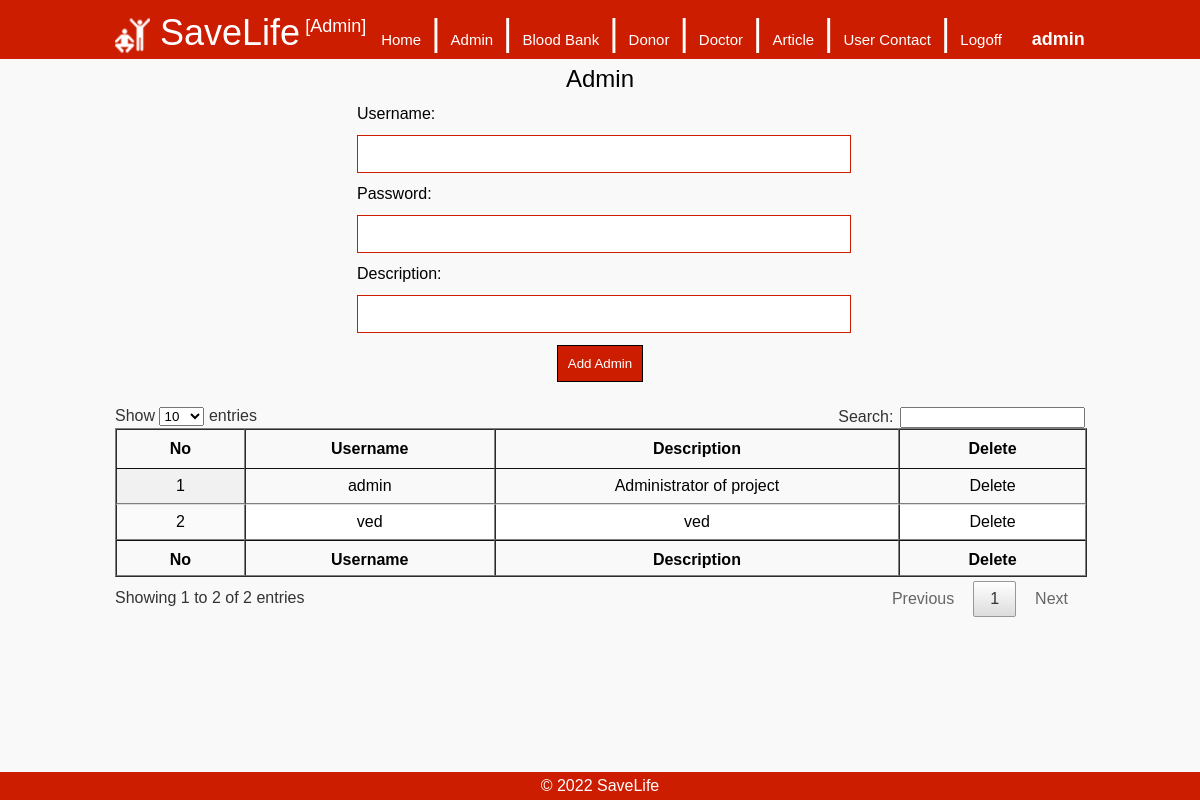
The app's page /admin/admin.php (signed in) with its own data.
### tables this page shows
CREATE TABLE `admin_master` (
  `ID` int(3) NOT NULL,
  `Username` varchar(30) NOT NULL,
  `Password` varchar(30) NOT NULL,
  `Description` varchar(100) NOT NULL
);

### admin/admin.php (the view, shortened to what this page needs)
<?php
	include("../includes/db.php");
?>
<!DOCTYPE html>
<html lang="en">
<head>
<?php
		include('includes/css_js.php');
?>
</head>
<body>
<div class="container">
    <?php
		include('includes/header.php');
	?>
    <div class="main">
	<div class="head">Admin</div>
    <form name="f1" method="post">
        <table border="0px" cellpadding="5px" align="center" width="500px">
        	<tr><td>Username:</td></tr>
			<tr><td><input class="txt" type="text" name="username" maxlength="30" required /></td></tr>
            <tr><td>Password:</td></tr>
			<tr><td><input class="txt" type="password" name="password" maxlength="30" required /></td></tr>
            <tr><td>Description:</td></tr>
            <tr><td><input class="txt" type="text" name="description" maxlength="100" required /></td></tr>
            <tr><td align="center"><input class="btn" type="submit" value="Add Admin" /></td></tr>
		</table>
	</form>
    <br>
    <?php
		$query = "select * from admin_master";
		$result = $con->query($query);
		if($result->num_rows>0)
		{
			$no = 0;
			$tbl = '<table id="search_result" class="display" width="100%" border="1px" cellspacing="0px" cellpadding="5px">';
			$tbl .= '<thead><tr><th>No</th><th>Username</th><th>Description</th><th>Delete</th></tr></thead>';
			$tbl .= '<tfoot><tr><th>No</th><th>Username</th><th>Description</th><th>Delete</th></tr></tfoot><tbody>';
			while($row = $result->fetch_row())
			{
				$no++;
				$tbl .= '<tr align="center">';
				$tbl .= '<td>' . $no . '</td>';
				$tbl .= '<td>' . $row[1] . '</td>';
				$tbl .= '<td>' . $row[3] . '</td>';
				$tbl .= '<td><a href="delete_admin.php?id=' . $row[0] . '">Delete</a></td>';
				$tbl .= '</tr>';
			}
			$tbl .= '</table>';
			echo $tbl;
		}
		else
		{
			echo "<center>No Storage</center>";
		}
	?>
    </div>
    <?php
		include('includes/footer.php');
	?>
</div>
</body>
</html>

### css/style.css (style rules this page uses)
body { margin:0px; background-color:#f9f9f9; font-family: Arial, Helvetica, sans-serif; }
a { color:#000; text-decoration:none; }
.container { width:100%; margin-top:55px; }
.main { padding:5px; margin:auto; width:970px; margin-bottom:50px; }
.head { font-size:24px; text-align:center; padding:5px; }
.txt { width:100%; height:30px; border:solid 1px #CC1D00; padding:3px; }
.btn { background-color:#CC1D00; color:#FFF; border:solid 1px #000; padding:10px 10px 10px 10px; }

### records on screen
admin_master: Username "admin", Description "Administrator of project"
admin_master: Username "ved", Description "ved"

### other values on screen
$title "SaveLife"
$_SESSION['username'] "admin"
